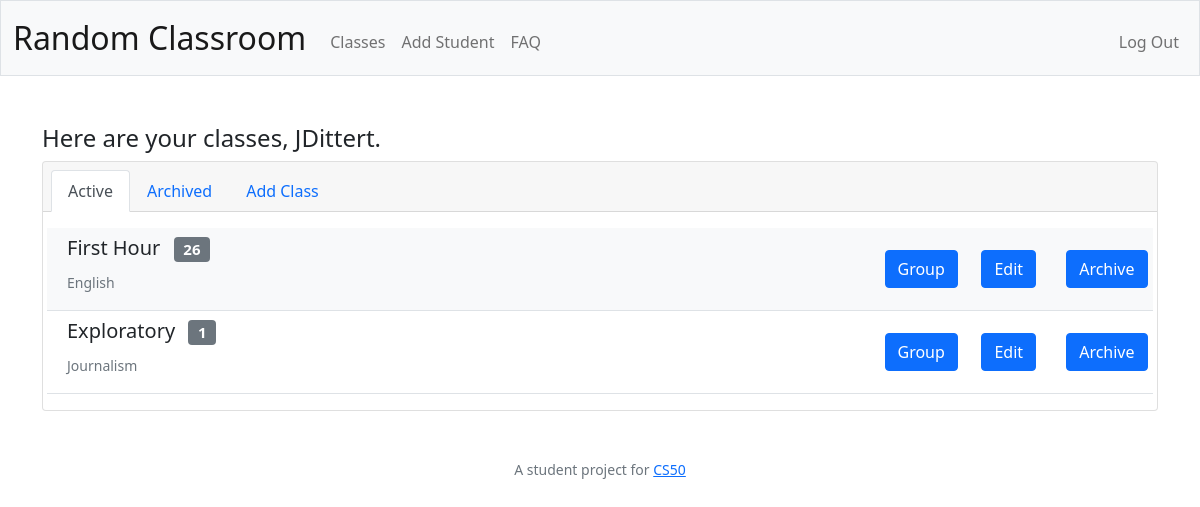
Page /classes (signed in) on the earlier database version.
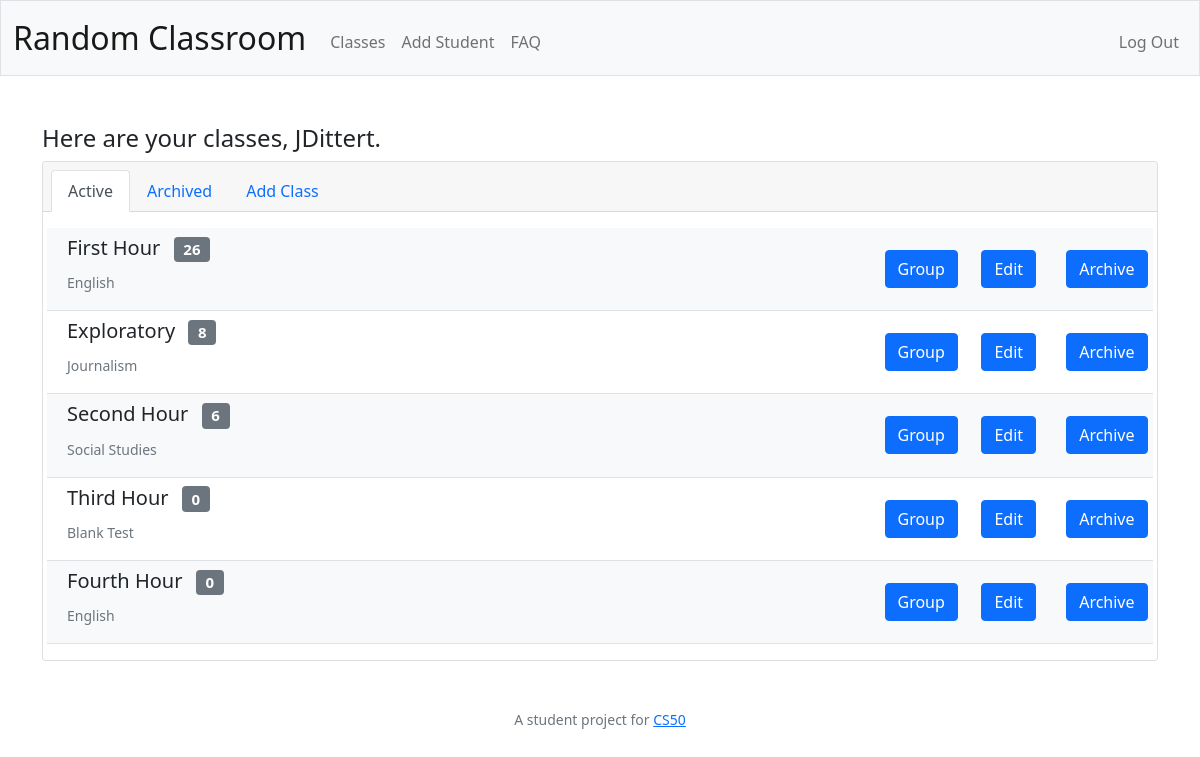
Same page on the later database version.
### tables this page shows
CREATE TABLE users (id INTEGER PRIMARY KEY AUTOINCREMENT NOT NULL, username TEXT NOT NULL, usercase TEXT NOT NULL, hash TEXT NOT NULL);

CREATE TABLE classes (id INTEGER PRIMARY KEY AUTOINCREMENT NOT NULL, class TEXT NOT NULL, subject TEXT NOT NULL, teacher INTEGER NOT NULL, archived TEXT NOT NULL DEFAULT "no", FOREIGN KEY (teacher) REFERENCES users(id));

### app.py (the view)
@app.route("/classes")
@login_required
def classes():
    teacher = db.execute(
        "SELECT * FROM users WHERE id = ?", session["user_id"]
    )
    name = teacher[0]["usercase"]
    classes = db.execute(
        "SELECT * FROM classes WHERE teacher = ? AND archived = ?", session["user_id"], "no"
    )
    for elem in classes:
        counts = db.execute("SELECT COUNT(*) FROM students WHERE class IN (SELECT id FROM classes WHERE class = ?)", elem["class"])
        count = (counts[0]["COUNT(*)"])
        elem["count"] = count
    archived = db.execute("SELECT * FROM classes WHERE teacher = ? AND archived = ?", session["user_id"], "yes")
    for elem in archived:
        counts = db.execute("SELECT COUNT(*) FROM students WHERE class IN (SELECT id FROM classes WHERE class = ?)", elem["class"])
        count = (counts[0]["COUNT(*)"])
        elem["count"] = count
    if not classes:
        message = "Your classes will show up here"
        return render_template("classes.html", name=name, message=message)
    else:
        message = "Here are your classes"
        return render_template("classes.html", archived=archived, name=name, message=message, classes=classes)

### app.py (called while the page is built)
@app.after_request
def after_request(response):
    response.headers["Cache-Control"] = "no-cache, no-store, must-revalidate"
    response.headers["Expires"] = 0
    response.headers["Pragma"] = "no-cache"
    return response

### helpers.py (called while the page is built)
def login_required(f):
    @wraps(f)
    def decorated_function(*args, **kwargs):
        if session.get("user_id") is None:
            return redirect("/login")
        return f(*args, **kwargs)
    return decorated_function

### templates/classes.html (shortened to what this page needs)
{% extends "layout.html" %}
{% block main %}
    <div class="d-flex justify-content-start">
        <h4>{{ message }}, {{ name }}.</h4>
    </div>
    <div class="card text-start">
        <div class="card-header">
            <ul class="nav nav-tabs card-header-tabs">
                <li class="nav-item" role="presentation">
                    <button class="nav-link active" id="active-tab" data-bs-toggle="tab" data-bs-target="#active_classes" type="button" role="tab" aria-controls="active_classes" aria-selected="true">
                        Active
                    </button>
                </li>
                <li class="nav-item" role="presentation">
                    <button class="nav-link" id="archived-tab" data-bs-toggle="tab" data-bs-target="#archived_classes" type="button" role="tab" aria-controls="archived_classes" aria-selected="false">
                        Archived
                    </button>
                </li>
                <li class="nav-item" role="presentation">
                    <button class="nav-link" id="add-tab" data-bs-toggle="tab" data-bs-target="#add_class" type="button" role="tab" aria-controls="add_class" aria-selected="false">
                        Add Class
                    </button>
                </li>
            </ul>
        </div>
        <div class="card-body">
            <div class="tab-content" id="myTabContent">
            <div class="tab-pane fade show active" id="active_classes" role="tabpanel" aria-labelledby="active-tab">
                {% if classes %}
                    {% for class in classes %}
                    <div class="row row-cols-auto p-2 {{ loop.cycle('bg-light' , 'bg-white') }} align-items-center justify-content-between border-bottom">
                        <div class="col-12 col-lg-9 mb-2 text-start">
                            <h5>{{ class.class }}  <span class="badge bg-secondary ms-2" >{{ class.count }}</span></h5>
                            <small class="text-muted mt-n1">{{ class.subject }}</small>
                        </div>
                        <div class="col-lg-1 text-start">
                            <form action="/group?period={{ class.class }}" method="post">
                                <button class="btn btn-primary" type="submit" id="{{ class.class }}" name="{{ class.class}}">Group</button>
                            </form>
                        </div>
                        <div class="col-lg-1 text-center">
                            <form action="/edit?period={{ class.class }}" method="post">
                                <button class="btn btn-primary" type="submit" id="edit{{ class.class }}" name="edit{{ class.class }}">Edit</button>
                            </form>
                        </div>
                        <div class="col-lg-1 text-end">
                            <form action="/archive?period={{ class.class }}" method="post">
                                <button class="btn btn-primary" type="submit" id="archive{{ class.class }}" name="archive{{ class.class }}">Archive</button>
                            </form>
                        </div>
                    </div>
                    {% endfor %}
                {% else %}
                <p>You have no active classes.</p>
                {% endif %}
            </div>
            </div>
        </div>
    </div>
{% endblock %}

### templates/layout.html (shortened to what this page needs)
<!DOCTYPE html>
<html lang="en">
    <head>
        <link href="https://cdn.jsdelivr.net/npm/bootstrap@5.1.3/dist/css/bootstrap.min.css" rel="stylesheet">
        <link href="/static/styles.css" rel="stylesheet">
    </head>
    <body>
        <nav class="bg-light border navbar navbar-expand-md navbar-light">
            <div class="container-fluid">
                <a class="navbar-brand" href="/">Random Classroom</a>
                <div class="collapse navbar-collapse" id="navbar">
                    {% if session["user_id"] %}
                        <ul class="navbar-nav me-auto mt-2">
                            <li class="nav-item"><a class="nav-link" href="/classes">Classes</a></li>
                            <li class="nav-item"><a class="nav-link" href="/add_student">Add Student</a></li>
                            <li class="nav-item"><a class="nav-link" href="/faq">FAQ</a></li>
                        </ul>
                        <ul class="navbar-nav ms-auto mt-2">
                            <li class="nav-item"><a class="nav-link" href="/logout">Log Out</a></li>
                        </ul>
                    {% else %}
                        <ul class="navbar-nav ms-auto mt-2">
                            <li class="nav-item"><a class="nav-link" href="/register">Register</a></li>
                            <li class="nav-item"><a class="nav-link" href="/login">Log In</a></li>
                        </ul>
                    {% endif %}
                </div>
            </div>
        </nav>
        <main class="container py-5 text-start">
            {% block main %}{% endblock %}
        </main>
        <footer class="mb-5 small text-center text-muted">
            A student project for <a href="https://cs50.harvard.edu/x/2022/">CS50</a>
        </footer>
    </body>
</html>

### Static/styles.css (style rules this page uses)
nav .navbar-brand { font-size: xx-large; }

Differences in the rows shown:
computed for classes "Exploratory": count "1" → "8"
added classes: class "Second Hour", count "6", subject "Social Studies"
added classes: class "Third Hour", count "0", subject "Blank Test"
added classes: class "Fourth Hour", count "0", subject "English"
